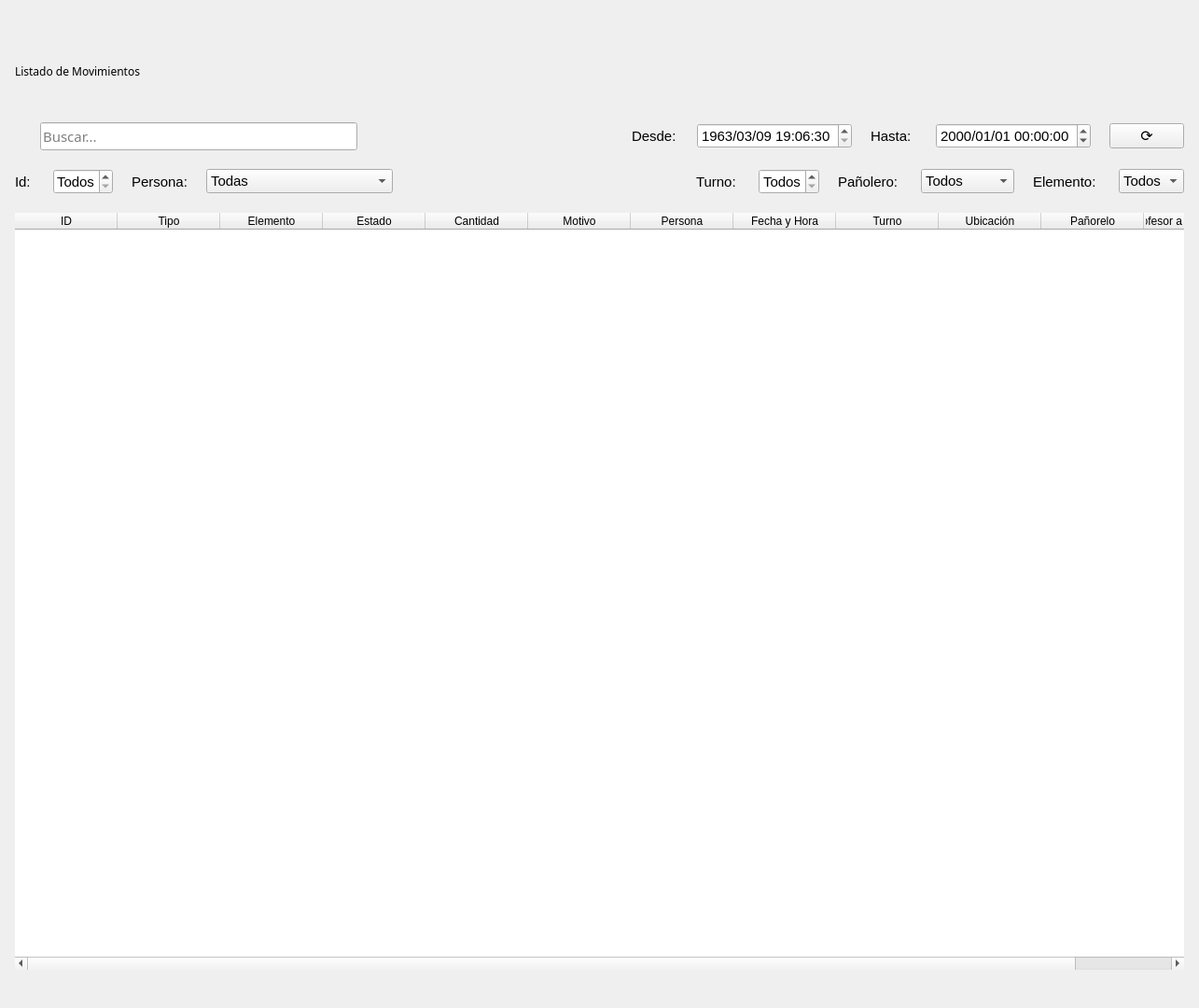
<?xml version="1.0" encoding="UTF-8"?>
<ui version="4.0">
 <class>Form</class>
 <widget class="QWidget" name="Form">
  <property name="geometry">
   <rect>
    <x>0</x>
    <y>0</y>
    <width>1285</width>
    <height>1080</height>
   </rect>
  </property>
  <property name="windowTitle">
   <string>Form</string>
  </property>
  <property name="styleSheet">
   <string notr="true">/*uwu*/
</string>
  </property>
  <layout class="QHBoxLayout" name="horizontalLayout_4">
   <item>
    <layout class="QVBoxLayout" name="verticalLayout">
     <property name="spacing">
      <number>20</number>
     </property>
     <property name="leftMargin">
      <number>5</number>
     </property>
     <property name="topMargin">
      <number>30</number>
     </property>
     <property name="rightMargin">
      <number>5</number>
     </property>
     <property name="bottomMargin">
      <number>30</number>
     </property>
     <item>
      <widget class="QLabel" name="label">
       <property name="sizePolicy">
        <sizepolicy hsizetype="Fixed" vsizetype="Fixed">
         <horstretch>0</horstretch>
         <verstretch>0</verstretch>
        </sizepolicy>
       </property>
       <property name="minimumSize">
        <size>
         <width>0</width>
         <height>70</height>
        </size>
       </property>
       <property name="font">
        <font>
         <family>Oswald</family>
         <weight>50</weight>
         <bold>false</bold>
        </font>
       </property>
       <property name="text">
        <string>Listado de Movimientos</string>
       </property>
      </widget>
     </item>
     <item>
      <layout class="QHBoxLayout" name="horizontalLayout_2">
       <item>
        <widget class="QLabel" name="label_2">
         <property name="text">
          <string/>
         </property>
        </widget>
       </item>
       <item>
        <widget class="QLineEdit" name="lineEdit">
         <property name="sizePolicy">
          <sizepolicy hsizetype="Maximum" vsizetype="Fixed">
           <horstretch>0</horstretch>
           <verstretch>0</verstretch>
          </sizepolicy>
         </property>
         <property name="minimumSize">
          <size>
           <width>340</width>
           <height>0</height>
          </size>
         </property>
         <property name="font">
          <font>
           <family>Oswald</family>
           <pointsize>11</pointsize>
           <weight>50</weight>
           <bold>false</bold>
          </font>
         </property>
         <property name="styleSheet">
          <string notr="true"/>
         </property>
         <property name="placeholderText">
          <string>Buscar...</string>
         </property>
        </widget>
       </item>
       <item>
        <spacer name="horizontalSpacer">
         <property name="orientation">
          <enum>Qt::Horizontal</enum>
         </property>
         <property name="sizeHint" stdset="0">
          <size>
           <width>40</width>
           <height>20</height>
          </size>
         </property>
        </spacer>
       </item>
       <item>
        <widget class="QLabel" name="label_4">
         <property name="minimumSize">
          <size>
           <width>50</width>
           <height>0</height>
          </size>
         </property>
         <property name="maximumSize">
          <size>
           <width>35</width>
           <height>16777215</height>
          </size>
         </property>
         <property name="font">
          <font>
           <pointsize>11</pointsize>
          </font>
         </property>
         <property name="text">
          <string>Desde:</string>
         </property>
        </widget>
       </item>
       <item>
        <widget class="QDateTimeEdit" name="desdeFecha">
         <property name="minimumSize">
          <size>
           <width>160</width>
           <height>0</height>
          </size>
         </property>
         <property name="font">
          <font>
           <pointsize>11</pointsize>
          </font>
         </property>
         <property name="dateTime">
          <datetime>
           <hour>19</hour>
           <minute>6</minute>
           <second>30</second>
           <year>1963</year>
           <month>3</month>
           <day>9</day>
          </datetime>
         </property>
         <property name="minimumDateTime">
          <datetime>
           <hour>19</hour>
           <minute>6</minute>
           <second>30</second>
           <year>1963</year>
           <month>3</month>
           <day>9</day>
          </datetime>
         </property>
         <property name="displayFormat">
          <string>yyyy/MM/dd HH:mm:ss</string>
         </property>
        </widget>
       </item>
       <item>
        <widget class="QLabel" name="label_5">
         <property name="minimumSize">
          <size>
           <width>50</width>
           <height>0</height>
          </size>
         </property>
         <property name="maximumSize">
          <size>
           <width>32</width>
           <height>16777215</height>
          </size>
         </property>
         <property name="font">
          <font>
           <pointsize>11</pointsize>
          </font>
         </property>
         <property name="text">
          <string>Hasta:</string>
         </property>
        </widget>
       </item>
       <item>
        <widget class="QDateTimeEdit" name="hastaFecha">
         <property name="minimumSize">
          <size>
           <width>160</width>
           <height>0</height>
          </size>
         </property>
         <property name="font">
          <font>
           <pointsize>11</pointsize>
          </font>
         </property>
         <property name="displayFormat">
          <string>yyyy/MM/dd HH:mm:ss</string>
         </property>
        </widget>
       </item>
       <item>
        <widget class="QPushButton" name="botonRefresh">
         <property name="font">
          <font>
           <pointsize>12</pointsize>
          </font>
         </property>
         <property name="text">
          <string>⟳</string>
         </property>
        </widget>
       </item>
      </layout>
     </item>
     <item>
      <layout class="QHBoxLayout" name="horizontalLayout">
       <item>
        <widget class="QLabel" name="label_8">
         <property name="font">
          <font>
           <pointsize>11</pointsize>
          </font>
         </property>
         <property name="text">
          <string>Id: </string>
         </property>
        </widget>
       </item>
       <item>
        <widget class="QSpinBox" name="nId">
         <property name="minimumSize">
          <size>
           <width>60</width>
           <height>0</height>
          </size>
         </property>
         <property name="font">
          <font>
           <pointsize>11</pointsize>
          </font>
         </property>
         <property name="specialValueText">
          <string>Todos</string>
         </property>
         <property name="prefix">
          <string>#</string>
         </property>
        </widget>
       </item>
       <item>
        <widget class="QLabel" name="label_3">
         <property name="font">
          <font>
           <pointsize>11</pointsize>
          </font>
         </property>
         <property name="text">
          <string>Persona:</string>
         </property>
        </widget>
       </item>
       <item>
        <widget class="QComboBox" name="listaPersona">
         <property name="minimumSize">
          <size>
           <width>200</width>
           <height>0</height>
          </size>
         </property>
         <property name="font">
          <font>
           <pointsize>11</pointsize>
          </font>
         </property>
         <item>
          <property name="text">
           <string>Todas</string>
          </property>
         </item>
        </widget>
       </item>
       <item>
        <spacer name="horizontalSpacer_2">
         <property name="orientation">
          <enum>Qt::Horizontal</enum>
         </property>
         <property name="sizeHint" stdset="0">
          <size>
           <width>40</width>
           <height>20</height>
          </size>
         </property>
        </spacer>
       </item>
       <item>
        <widget class="QLabel" name="label_9">
         <property name="font">
          <font>
           <pointsize>11</pointsize>
          </font>
         </property>
         <property name="text">
          <string>Turno: </string>
         </property>
        </widget>
       </item>
       <item>
        <widget class="QSpinBox" name="nTurno">
         <property name="minimumSize">
          <size>
           <width>65</width>
           <height>0</height>
          </size>
         </property>
         <property name="font">
          <font>
           <pointsize>11</pointsize>
          </font>
         </property>
         <property name="specialValueText">
          <string>Todos</string>
         </property>
         <property name="prefix">
          <string>#</string>
         </property>
        </widget>
       </item>
       <item>
        <widget class="QLabel" name="label_7">
         <property name="font">
          <font>
           <pointsize>11</pointsize>
          </font>
         </property>
         <property name="text">
          <string>Pañolero: </string>
         </property>
        </widget>
       </item>
       <item>
        <widget class="QComboBox" name="listaPanolero">
         <property name="sizePolicy">
          <sizepolicy hsizetype="Fixed" vsizetype="Fixed">
           <horstretch>0</horstretch>
           <verstretch>0</verstretch>
          </sizepolicy>
         </property>
         <property name="minimumSize">
          <size>
           <width>100</width>
           <height>24</height>
          </size>
         </property>
         <property name="maximumSize">
          <size>
           <width>100</width>
           <height>16777215</height>
          </size>
         </property>
         <property name="font">
          <font>
           <pointsize>11</pointsize>
          </font>
         </property>
         <item>
          <property name="text">
           <string>Todos</string>
          </property>
         </item>
        </widget>
       </item>
       <item>
        <widget class="QLabel" name="label_6">
         <property name="font">
          <font>
           <pointsize>11</pointsize>
          </font>
         </property>
         <property name="text">
          <string>Elemento: </string>
         </property>
        </widget>
       </item>
       <item>
        <widget class="QComboBox" name="listaElem">
         <property name="font">
          <font>
           <pointsize>11</pointsize>
          </font>
         </property>
         <item>
          <property name="text">
           <string>Todos</string>
          </property>
         </item>
        </widget>
       </item>
      </layout>
     </item>
     <item>
      <widget class="QTableWidget" name="tableWidget">
       <property name="enabled">
        <bool>true</bool>
       </property>
       <property name="sizePolicy">
        <sizepolicy hsizetype="Expanding" vsizetype="Expanding">
         <horstretch>0</horstretch>
         <verstretch>0</verstretch>
        </sizepolicy>
       </property>
       <property name="minimumSize">
        <size>
         <width>1200</width>
         <height>100</height>
        </size>
       </property>
       <property name="frameShape">
        <enum>QFrame::NoFrame</enum>
       </property>
       <property name="frameShadow">
        <enum>QFrame::Plain</enum>
       </property>
       <property name="sortingEnabled">
        <bool>true</bool>
       </property>
       <attribute name="horizontalHeaderDefaultSectionSize">
        <number>110</number>
       </attribute>
       <attribute name="horizontalHeaderStretchLastSection">
        <bool>false</bool>
       </attribute>
       <attribute name="verticalHeaderVisible">
        <bool>false</bool>
       </attribute>
       <column>
        <property name="text">
         <string>ID</string>
        </property>
       </column>
       <column>
        <property name="text">
         <string>Tipo</string>
        </property>
       </column>
       <column>
        <property name="text">
         <string>Elemento</string>
        </property>
       </column>
       <column>
        <property name="text">
         <string>Estado</string>
        </property>
       </column>
       <column>
        <property name="text">
         <string>Cantidad</string>
        </property>
       </column>
       <column>
        <property name="text">
         <string>Motivo</string>
        </property>
       </column>
       <column>
        <property name="text">
         <string>Persona</string>
        </property>
       </column>
       <column>
        <property name="text">
         <string>Fecha y Hora</string>
        </property>
       </column>
       <column>
        <property name="text">
         <string>Turno</string>
        </property>
       </column>
       <column>
        <property name="text">
         <string>Ubicación</string>
        </property>
       </column>
       <column>
        <property name="text">
         <string>Pañorelo</string>
        </property>
       </column>
       <column>
        <property name="text">
         <string>Profesor a cargo del turno</string>
        </property>
       </column>
      </widget>
     </item>
    </layout>
   </item>
  </layout>
 </widget>
 <resources/>
 <connections/>
</ui>
